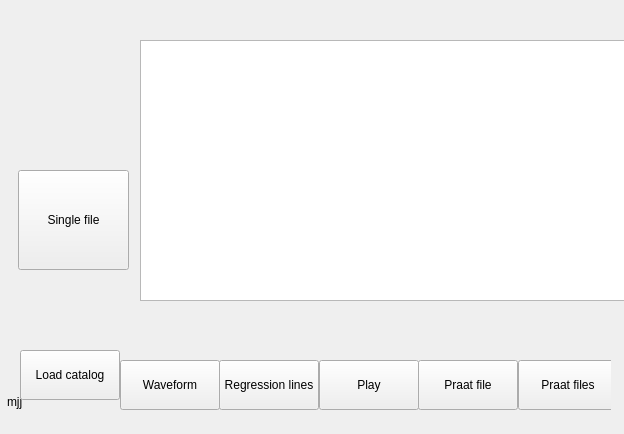
<?xml version="1.0" encoding="UTF-8"?>
<ui version="4.0">
 <class>MainWindow</class>
 <widget class="QMainWindow" name="MainWindow">
  <property name="geometry">
   <rect>
    <x>0</x>
    <y>0</y>
    <width>624</width>
    <height>434</height>
   </rect>
  </property>
  <property name="windowTitle">
   <string>Dialog</string>
  </property>
  <widget class="QWidget" name="plot">
   <widget class="QLabel" name="lSpeakerNumber">
    <property name="geometry">
     <rect>
      <x>7</x>
      <y>394</y>
      <width>16</width>
      <height>16</height>
     </rect>
    </property>
    <property name="text">
     <string>mjj</string>
    </property>
   </widget>
   <widget class="QWidget" name="leftButtons" native="true">
    <property name="geometry">
     <rect>
      <x>18</x>
      <y>110</y>
      <width>111</width>
      <height>221</height>
     </rect>
    </property>
    <layout class="QVBoxLayout" name="verticalLayout">
     <item>
      <widget class="QPushButton" name="bLoad">
       <property name="minimumSize">
        <size>
         <width>50</width>
         <height>100</height>
        </size>
       </property>
       <property name="text">
        <string>Single file</string>
       </property>
      </widget>
     </item>
    </layout>
   </widget>
   <widget class="QWidget" name="wBottom" native="true">
    <property name="geometry">
     <rect>
      <x>20</x>
      <y>350</y>
      <width>591</width>
      <height>71</height>
     </rect>
    </property>
    <layout class="QHBoxLayout" name="horizontalLayout">
     <item>
      <widget class="QWidget" name="widget_2" native="true">
       <property name="minimumSize">
        <size>
         <width>100</width>
         <height>0</height>
        </size>
       </property>
       <widget class="QPushButton" name="bTestBase">
        <property name="geometry">
         <rect>
          <x>0</x>
          <y>0</y>
          <width>100</width>
          <height>50</height>
         </rect>
        </property>
        <property name="minimumSize">
         <size>
          <width>100</width>
          <height>50</height>
         </size>
        </property>
        <property name="text">
         <string>Load catalog</string>
        </property>
       </widget>
      </widget>
     </item>
     <item>
      <widget class="QPushButton" name="bShowWaveform">
       <property name="minimumSize">
        <size>
         <width>100</width>
         <height>50</height>
        </size>
       </property>
       <property name="text">
        <string>Waveform</string>
       </property>
      </widget>
     </item>
     <item>
      <widget class="QPushButton" name="bRegression">
       <property name="minimumSize">
        <size>
         <width>100</width>
         <height>50</height>
        </size>
       </property>
       <property name="text">
        <string>Regression lines</string>
       </property>
      </widget>
     </item>
     <item>
      <widget class="QPushButton" name="bPlay">
       <property name="minimumSize">
        <size>
         <width>100</width>
         <height>50</height>
        </size>
       </property>
       <property name="text">
        <string>Play</string>
       </property>
      </widget>
     </item>
     <item>
      <widget class="QPushButton" name="bPraat">
       <property name="minimumSize">
        <size>
         <width>100</width>
         <height>50</height>
        </size>
       </property>
       <property name="text">
        <string>Praat file</string>
       </property>
      </widget>
     </item>
     <item>
      <widget class="QPushButton" name="bPraatAllFiles">
       <property name="minimumSize">
        <size>
         <width>100</width>
         <height>50</height>
        </size>
       </property>
       <property name="text">
        <string>Praat files</string>
       </property>
      </widget>
     </item>
    </layout>
   </widget>
   <widget class="QWidget" name="horizontalLayoutWidget">
    <property name="geometry">
     <rect>
      <x>140</x>
      <y>40</y>
      <width>798</width>
      <height>261</height>
     </rect>
    </property>
    <layout class="QHBoxLayout" name="horizontalLayout_2">
     <item>
      <widget class="QTableWidget" name="tableWidget">
       <property name="sizePolicy">
        <sizepolicy hsizetype="Fixed" vsizetype="Expanding">
         <horstretch>0</horstretch>
         <verstretch>0</verstretch>
        </sizepolicy>
       </property>
       <property name="minimumSize">
        <size>
         <width>600</width>
         <height>0</height>
        </size>
       </property>
      </widget>
     </item>
     <item>
      <layout class="QVBoxLayout" name="verticalLayout_2">
       <item>
        <widget class="QTextBrowser" name="textBrowser">
         <property name="sizePolicy">
          <sizepolicy hsizetype="Expanding" vsizetype="Fixed">
           <horstretch>0</horstretch>
           <verstretch>0</verstretch>
          </sizepolicy>
         </property>
        </widget>
       </item>
      </layout>
     </item>
    </layout>
   </widget>
  </widget>
 </widget>
 <resources/>
 <connections/>
</ui>
